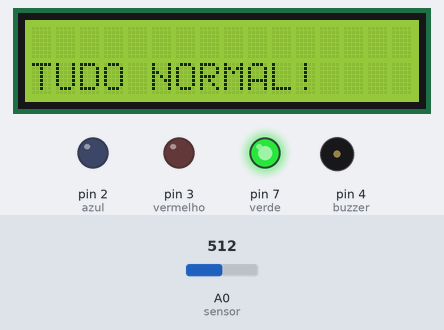
A sketch run on a simulated Arduino Uno, built with avr-gcc and run on an emulated ATmega328P. Parts: 16×2 character LCD, output pins drawn as LEDs (lit = HIGH), buzzer (waves = sounding, pin HIGH). The inputs (shaded band) are chosen by the test bench; at power-on: A0 (sensor) = 512. What the sketch prints to the serial monitor is not drawn.

Above: at 1.2 s.
1.3 s: A0 (sensor) set to 684
3.5 s: A0 (sensor) set to 709
At 5.5 s:
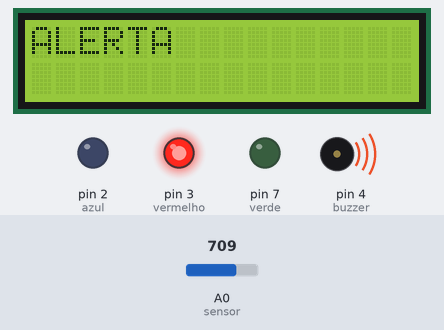
8.7 s: A0 (sensor) set to 690
At 10.3 s:
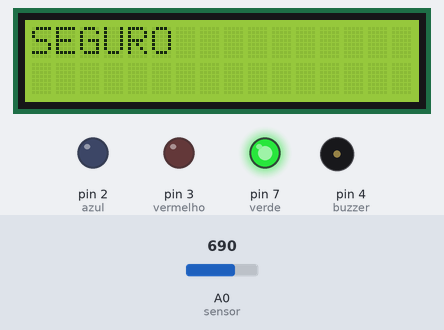
13.9 s: A0 (sensor) set to 710
At 15.9 s:
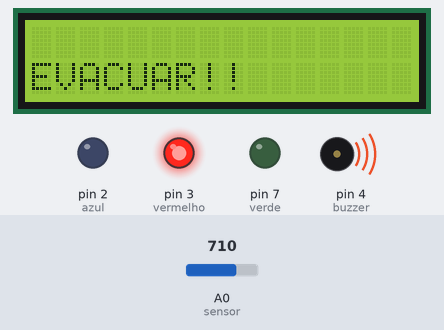
Timing chart, 0 to 17.4 s (numbered marks = the images above; inputs shaded):
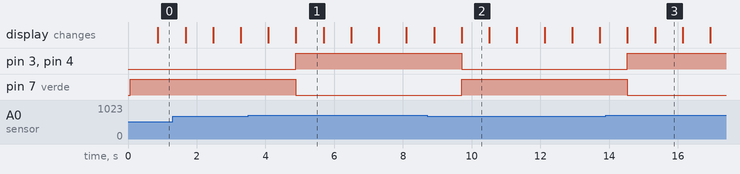

Measured:
- the behaviour switches between 700 and 701 on A0 (sensor) (found by bisection; images 0 and 1)
- after the input at 3.5 s, pin 3 (vermelho), pin 4 (buzzer): LOW → HIGH after 1.4 s; pin 7 (verde): HIGH → LOW after 1.4 s; the display: first differs from a run without the input after 1.4 s (image 1)
- after the input at 8.7 s, pin 3 (vermelho), pin 4 (buzzer): HIGH → LOW after 1.0 s; pin 7 (verde): LOW → HIGH after 1.0 s; the display: first differs from a run without the input after 1.0 s (image 2)
- after the input at 13.9 s, pin 3 (vermelho), pin 4 (buzzer): LOW → HIGH after 0.63 s; pin 7 (verde): HIGH → LOW after 0.63 s; the display: first changes after 0.63 s (image 3 shows a later state)
- what the display in image 1 shows lasts 0.8 s, from 4.9 s to 5.7 s

The sketch:

projeto_final.ino
```cpp
#include <LiquidCrystal.h>
LiquidCrystal lcd(5,6,8,9,10,11);
const int azul = 2;
const int verde = 7;
const int vermelho = 3;
int buzzer = 4;
int sensor = A0;
int sensorValor = 0;

void setup(){
	pinMode(azul, OUTPUT);
	pinMode(verde, OUTPUT);
	pinMode(vermelho, OUTPUT);
	pinMode(buzzer, OUTPUT);
	Serial.begin(9600);
	lcd.begin(16,2);
}
void loop(){
  sensorValor=analogRead(sensor);
  Serial.println(sensorValor, DEC);
  if(sensorValor>700)
  {
    digitalWrite(buzzer, HIGH);
    digitalWrite(vermelho, HIGH);
    digitalWrite(azul, LOW);
    digitalWrite(verde, LOW);
    lcd.clear();
    lcd.setCursor(0,0);
    lcd.print("ALERTA");
    delay(800);
    lcd.clear();
    lcd.setCursor(0,1);
    lcd.print("EVACUAR!!");
    delay(800);
  }
  else{
    digitalWrite(vermelho, LOW);
    digitalWrite(azul, LOW);
    digitalWrite(verde, HIGH);
    digitalWrite(buzzer, LOW);
    lcd.clear();
    lcd.setCursor(0,0);
    lcd.print("SEGURO");
    delay(800);
    lcd.clear();
    lcd.setCursor(0,1);
    lcd.print("TUDO NORMAL!");
    delay(800);
  }
}
```
